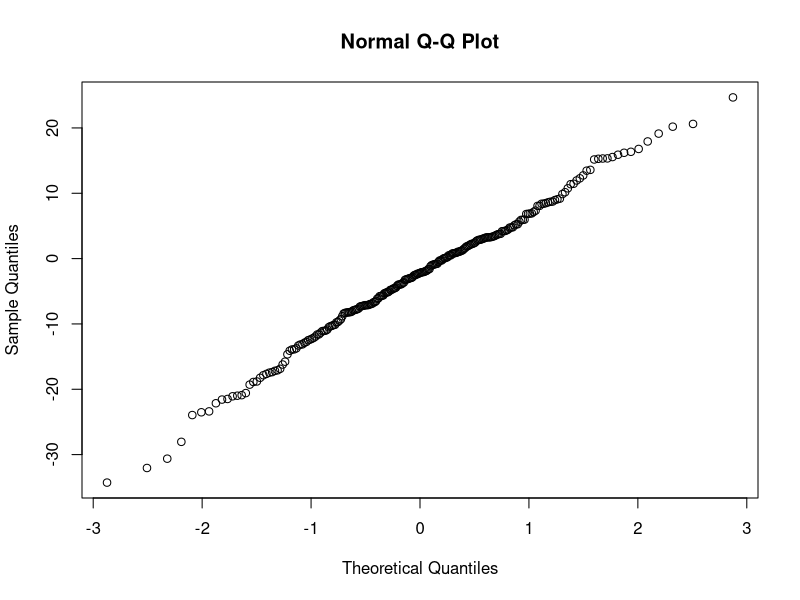
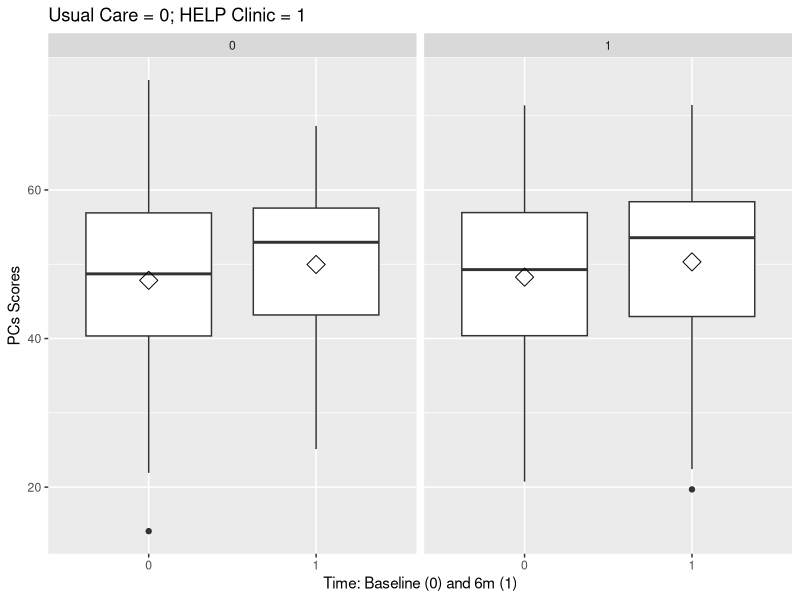
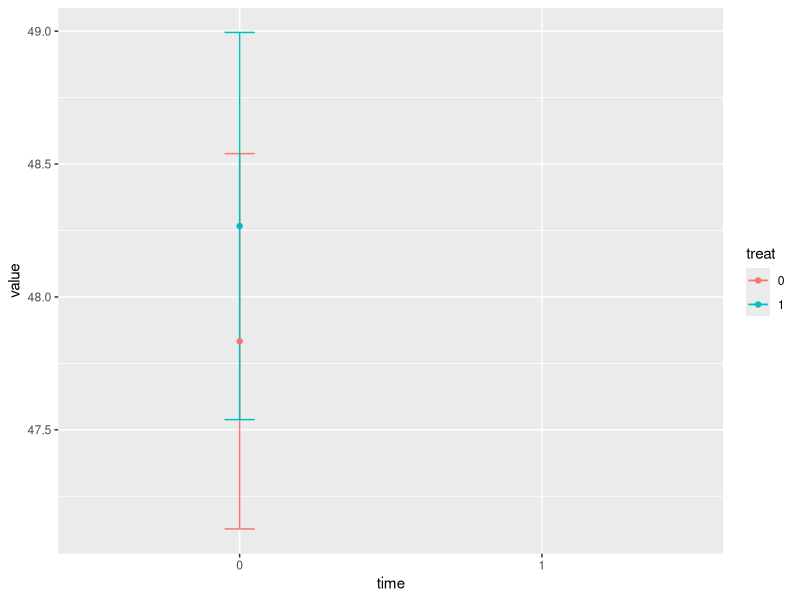

Here is the R script that generated these plots, in order:
# ==================================
# N736 Lesson 21 - dependent/paired data
#
# dated 11/8/2017
# Melinda Higgins, PhD
# 
# ==================================

# ==================================
# we're be working with the 
# helpmkh dataset
# ==================================

library(tidyverse)
library(haven)

helpdat <- haven::read_spss("helpmkh.sav")

# ============================================.
# For this lesson we'll use the helpmkh dataset
#
# In the HELP dataset there are 5 time points
# baseline and 4 follow-up time points 
# at 6m, 12m, 18m and 24m
#
# for today's lesson we will be working with the PCS
# physical component score for the SF36 quality of life tool
# let's look at how these 5 PCS measurements are
# correlated across time
#
# and we'll also look at the treat group.
# ============================================.

h1 <- helpdat %>%
  select(treat, pcs, pcs1, pcs2, pcs3, pcs4)

# ============================================.
# let's look at the correlations between 
# these variables
# ============================================;

# look at the correlation matrix between
# the 5 pcs measurements over time
library(psych)
psych::corr.test(h1[,2:6], method="pearson")

# notice the varying sample sizes
# across these paired tests
# this is due to attrition over time

# =================================================.
# notice that most of these correlations have r>0.4 indicating
# moderate to large correlation across time
# this makes sense since particpants scores probably
# do not change a lot every 6 months and will tend to be 
# similar to each other WITHIN each particpant
# more so than pcs scores BETWEEN participants
# =================================================.

# let's look at the first 2 time points and run a PAIRED t-test
# to see if the scores are significantly changing across time
# WITHIN individuals.

t.test(h1$pcs, h1$pcs1, paired=TRUE)

# another way to approach this is to compute
# the change scores and compare the difference
# scores to 0.

h1 <- h1 %>%
  mutate(diff_pcs_bl_1=pcs - pcs1)

t.test(h1$diff_pcs_bl_1, mu=0)

# when we run a paired t-test, one of the assumptions
# is that the difference or change scores have a normal
# distribution - not the original scores but the difference scores
# these are good here.

qqnorm(h1$diff_pcs_bl_1)

# we can also run a paired t-test using RM-ANOVA
# repeated measures ANOVA
# compare this F-test wth the 
# t-test from the paired t-test
# for 2 groups when df=1
# a t(df=1)^2 = F-test

# to do these analyses in R, we first
# have to reshape the data from WIDE
# to long

# add rowid to h1
h1 <- h1 %>%
  mutate(rowid=as.numeric(rownames(h1)))
  
h1long <- h1 %>%
  gather(key=item,
         value=value,
         -c(treat,diff_pcs_bl_1,rowid))

# add a time variable to long format
h1long <- h1long %>%
  mutate(time=c(rep(0,453),
                rep(1,453),
                rep(2,453),
                rep(3,453),
                rep(4,453)))

h1long_bl1 <- h1long %>%
  filter(time<2) %>%
  select(rowid,value,time,treat)

library(car)
rm1 <- aov(value~factor(time)+Error(factor(rowid)), 
                data = h1long_bl1)
summary(rm1)

# compare the 2 changes from BL to 6m
# for pcs and pcs1 between the 2 treat groups
bartlett.test(h1$diff_pcs_bl_1~h1$treat)
t.test(h1$diff_pcs_bl_1~h1$treat, var.equal=TRUE)

# now let's run a RM-ANOVA
# for the changes from BL to 6m
# BETWEEN the 2 treat groups
# compare the time*treat effect to
# the t-test above for the difference scores
# look at the 2nd part of the table

rm2 <- aov(value~(factor(time)*factor(treat))+
             Error(factor(rowid)/treat), 
           data = h1long_bl1)
summary(rm2)

# skip - ignore for now
h1long_bl1$time <- as.factor(h1long_bl1$time)
h1long_bl1$treat <- as.factor(h1long_bl1$treat)
h1long_bl1$rowid <- as.factor(h1long_bl1$rowid)
dim(h1long_bl1)[1]
a <- rep(1, dim(h1long_bl1)[1])
h1long_bl1$timea <- as.factor(as.numeric(h1long_bl1$time))

rm2a <- aov(value ~ treat * timea + Error(rowid), 
            data = h1long_bl1)
summary(rm2a)

# we can make a plot of
# pcs and pcs1 scores by group
# to get an idea of trend across time
# but this plot is cross sectional not paired

ggplot(h1long_bl1, aes(x=factor(time), y=value)) + 
  geom_boxplot() +
  stat_summary(fun.y=mean, geom="point", shape=5, size=4) + 
  xlab("Time: Baseline (0) and 6m (1)") +
  ylab("PCs Scores") +
  facet_wrap(~treat) +
  ggtitle("Usual Care = 0; HELP Clinic = 1")




# from the cookbook for R
## Gives count, mean, standard deviation, standard error of the mean, and confidence interval (default 95%).
##   data: a data frame.
##   measurevar: the name of a column that contains the variable to be summariezed
##   groupvars: a vector containing names of columns that contain grouping variables
##   na.rm: a boolean that indicates whether to ignore NA's
##   conf.interval: the percent range of the confidence interval (default is 95%)
summarySE <- function(data=NULL, measurevar, groupvars=NULL, na.rm=FALSE,
                      conf.interval=.95, .drop=TRUE) {
  library(plyr)
  
  # New version of length which can handle NA's: if na.rm==T, don't count them
  length2 <- function (x, na.rm=FALSE) {
    if (na.rm) sum(!is.na(x))
    else       length(x)
  }
  
  # This does the summary. For each group's data frame, return a vector with
  # N, mean, and sd
  datac <- ddply(data, groupvars, .drop=.drop,
                 .fun = function(xx, col) {
                   c(N    = length2(xx[[col]], na.rm=na.rm),
                     mean = mean   (xx[[col]], na.rm=na.rm),
                     sd   = sd     (xx[[col]], na.rm=na.rm)
                   )
                 },
                 measurevar
  )
  
  # Rename the "mean" column    
  datac <- rename(datac, c("mean" = measurevar))
  
  datac$se <- datac$sd / sqrt(datac$N)  # Calculate standard error of the mean
  
  # Confidence interval multiplier for standard error
  # Calculate t-statistic for confidence interval: 
  # e.g., if conf.interval is .95, use .975 (above/below), and use df=N-1
  ciMult <- qt(conf.interval/2 + .5, datac$N-1)
  datac$ci <- datac$se * ciMult
  
  return(datac)
}

h1long_bl1_nomiss <- h1long_bl1[!complete.cases(h1long_bl1),]

h1se <- summarySE(h1long_bl1, 
                  measurevar="value", groupvars=c("time","treat"))
ggplot(h1se, aes(x=time, y=value, colour=treat)) + 
  geom_errorbar(aes(ymin=value-se, ymax=value+se), width=.1) +
  geom_line() +
  geom_point()

